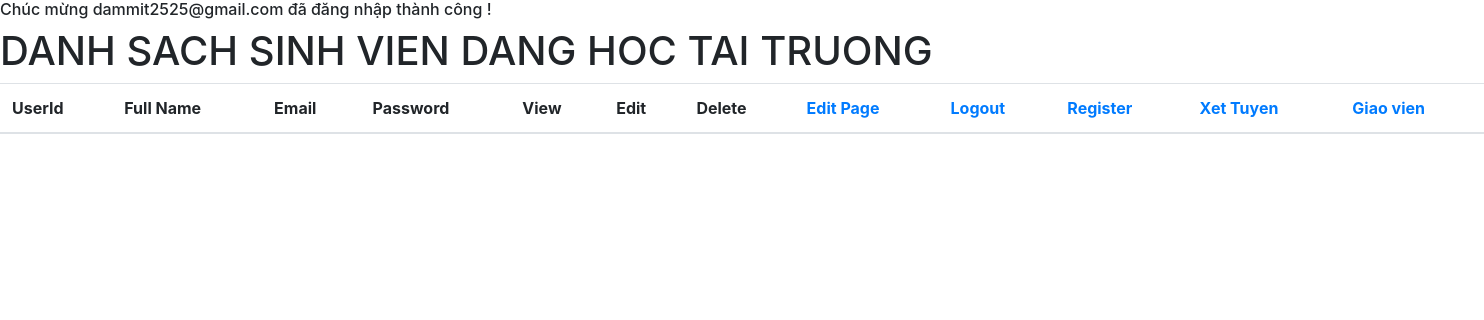
Before: /admin/index.php (signed in) with the older database file.
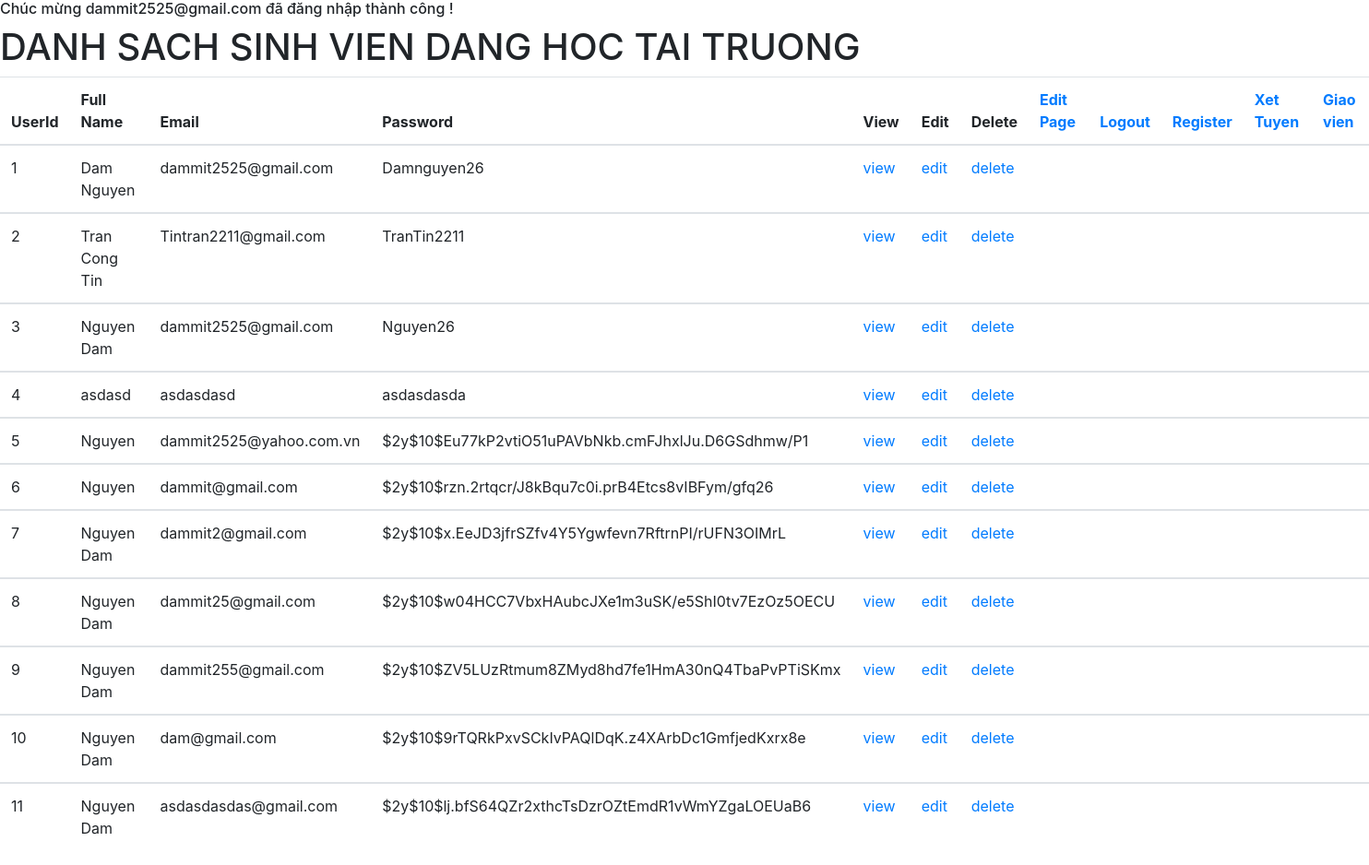
After: the same page with the newer database file.
### tables this page shows
CREATE TABLE `students` (
  `UserId` int(6) NOT NULL,
  `FullName` varchar(50) NOT NULL,
  `Email` varchar(50) NOT NULL,
  `Password` varchar(50) NOT NULL
);

### include/func/functions.php (called while the page is built, shortened)
<?php
function getAllStudents()
{
    global $conn;
    $sql = "SELECT * FROM `students` ";
    $result = mysqli_query($conn, $sql);
    $students = mysqli_fetch_all($result);
    return $students;
}

### admin/index.php (the view, shortened to what this page needs)
<!doctype html>
<html lang="en">
<head>
    <link rel="stylesheet" href="https://stackpath.bootstrapcdn.com/bootstrap/4.3.1/css/bootstrap.min.css">
</head>
<body>
    <h6>Chúc mừng <?php echo $_SESSION['Email'];  ?> đã đăng nhập thành công !</h6>
    <h1>DANH SACH SINH VIEN DANG HOC TAI TRUONG</h1>
    <table class="table">
        <thead>
            <tr>
                <th>UserId</th>
                <th>Full Name</th>
                <th>Email</th>
                <th>Password</th>
                <th>View</th>
                <th>Edit</th>
                <th>Delete</th>
                <th><a href="editPage.php">Edit Page</a></th>
                <th><a href="operation/logout.php">Logout</a></th>
                <th><a href="register.php">Register</a></th>
                <th><a href="xetTuyen.php">Xet Tuyen</a></th>
                <th><a href="tableTeachers.php">Giao vien</a></th>
            </tr>
        </thead>
        <?php
        require('../include/func/connection.php');
        include("../include/func/functions.php");
        $students = getAllStudents();
        foreach ($students as $row) {
        ?>
            <tbody>
                <tr>
                    <td scope="row"><?php echo $row[0]; ?></td>
                    <td><?php echo $row[1]; ?></td>
                    <td><?php echo $row[2]; ?></td>
                    <td><?php echo $row[3]; ?></td>
                    <td><a href="view.php?User=<?php echo $row[0]; ?>">view</a></td>
                    <td><a href="edit.php?User=<?php echo $row[0]; ?>">edit</a></td>
                    <td><a href="operation/delete.php?User=<?php echo $row[0]; ?>">delete</a></td>
                </tr>
            </tbody>
        <?php
        }
        ?>
    </table>
</body>

Changed rows visible on the page:
added students: UserId "1", FullName "Dam Nguyen", Email "dammit2525@gmail.com", Password "Damnguyen26"
added students: UserId "2", FullName "Tran Cong Tin", Email "Tintran2211@gmail.com", Password "TranTin2211"
added students: UserId "3", FullName "Nguyen Dam", Email "dammit2525@gmail.com", Password "Nguyen26"
added students: UserId "4", FullName "asdasd", Email "asdasdasd", Password "asdasdasda"
added students: UserId "5", FullName "Nguyen", Email "dammit2525@yahoo.com.vn", Password "$2y$10$Eu77kP2vtiO51uPAVbNkb.cmFJhxlJu.D6GSdhmw/P1"
added students: UserId "6", FullName "Nguyen", Email "dammit@gmail.com", Password "$2y$10$rzn.2rtqcr/J8kBqu7c0i.prB4Etcs8vIBFym/gfq26"
added students: UserId "7", FullName "Nguyen Dam", Email "dammit2@gmail.com", Password "$2y$10$x.EeJD3jfrSZfv4Y5Ygwfevn7RftrnPI/rUFN3OIMrL"
added students: UserId "8", FullName "Nguyen Dam", Email "dammit25@gmail.com", Password "$2y$10$w04HCC7VbxHAubcJXe1m3uSK/e5ShI0tv7EzOz5OECU"
added students: UserId "9", FullName "Nguyen Dam", Email "dammit255@gmail.com", Password "$2y$10$ZV5LUzRtmum8ZMyd8hd7fe1HmA30nQ4TbaPvPTiSKmx"
added students: UserId "10", FullName "Nguyen Dam", Email "dam@gmail.com", Password "$2y$10$9rTQRkPxvSCkIvPAQlDqK.z4XArbDc1GmfjedKxrx8e"
added students: UserId "11", FullName "Nguyen Dam", Email "asdasdasdas@gmail.com", Password "$2y$10$lj.bfS64QZr2xthcTsDzrOZtEmdR1vWmYZgaLOEUaB6"
